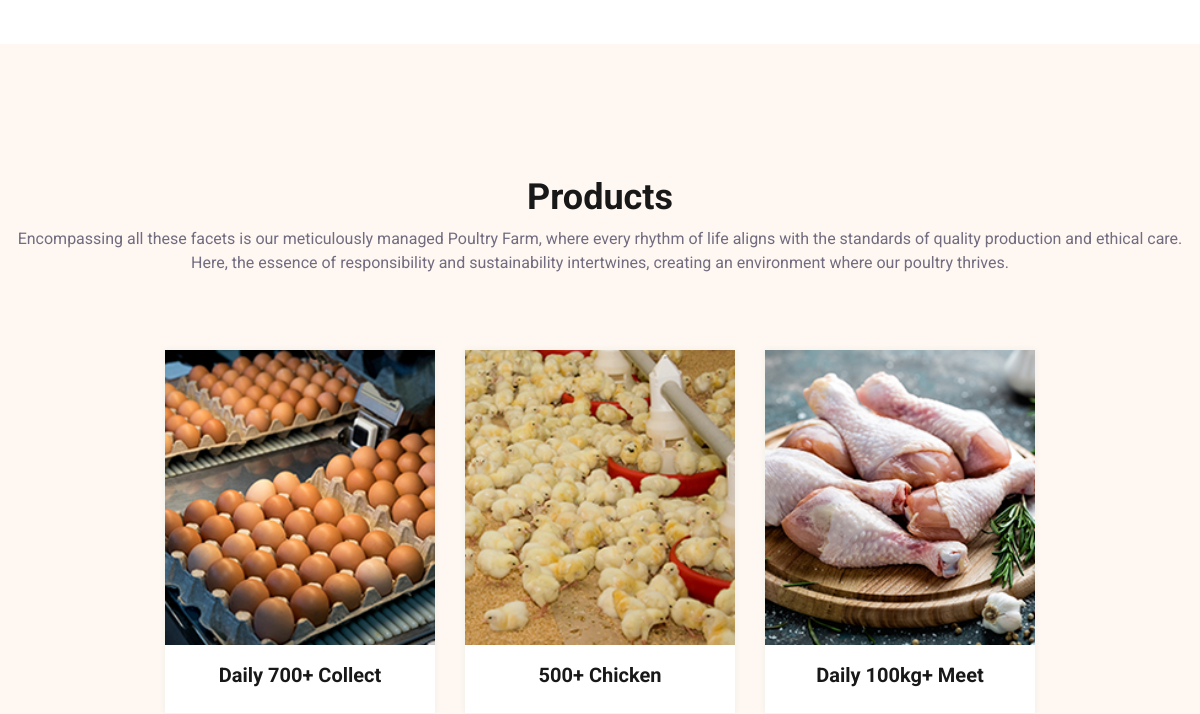
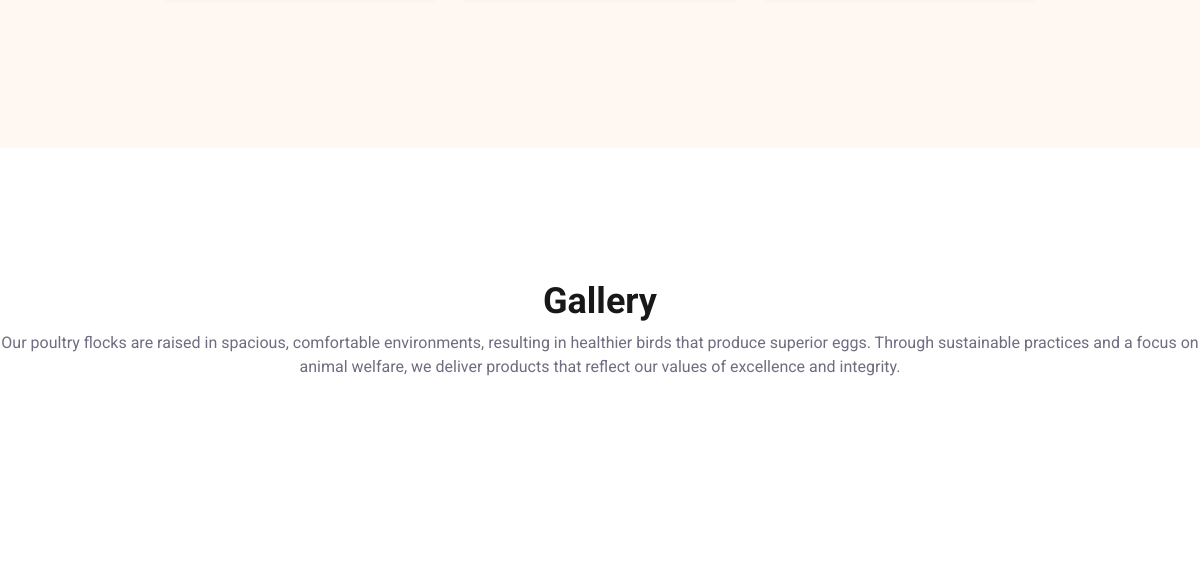
The page /sanjana2/ (middle part) on the database as committed earlier (2 pictures, top to bottom).
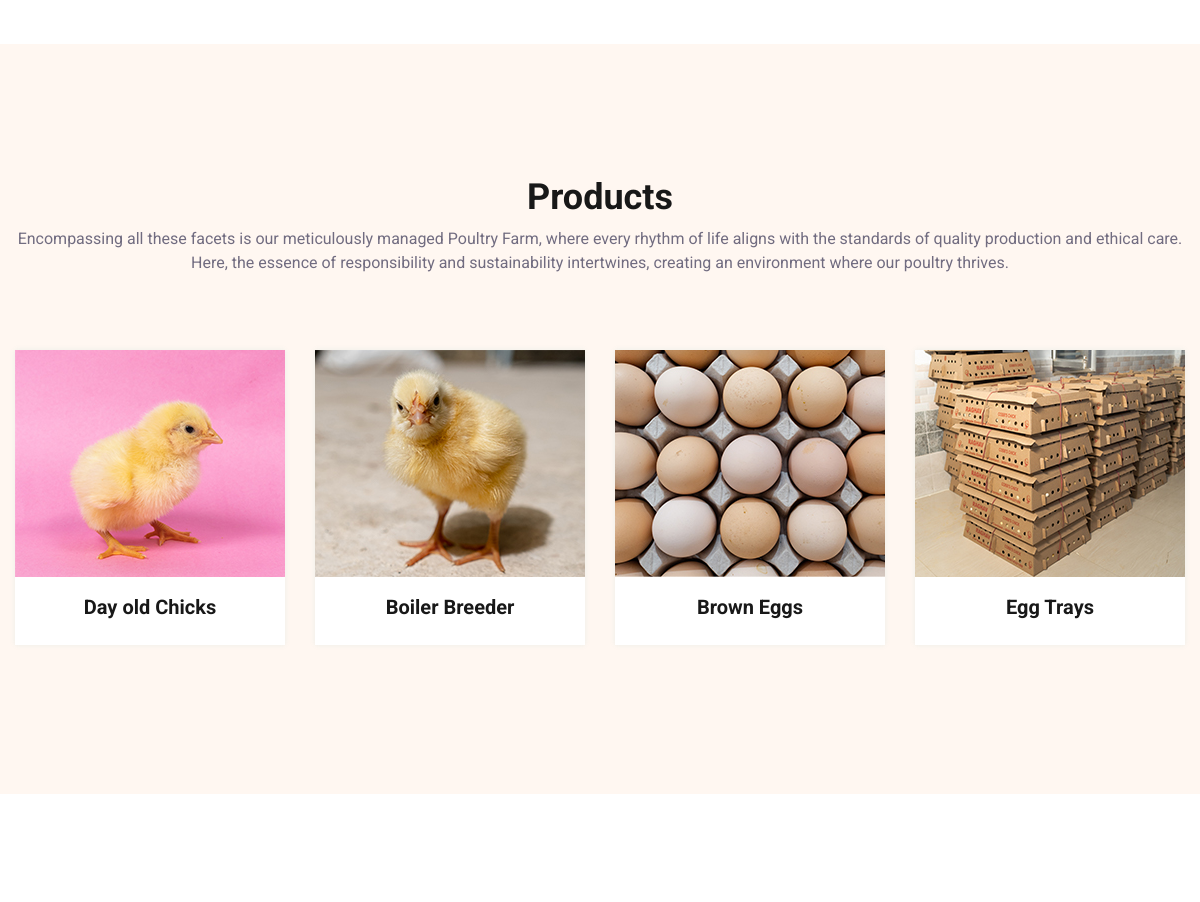
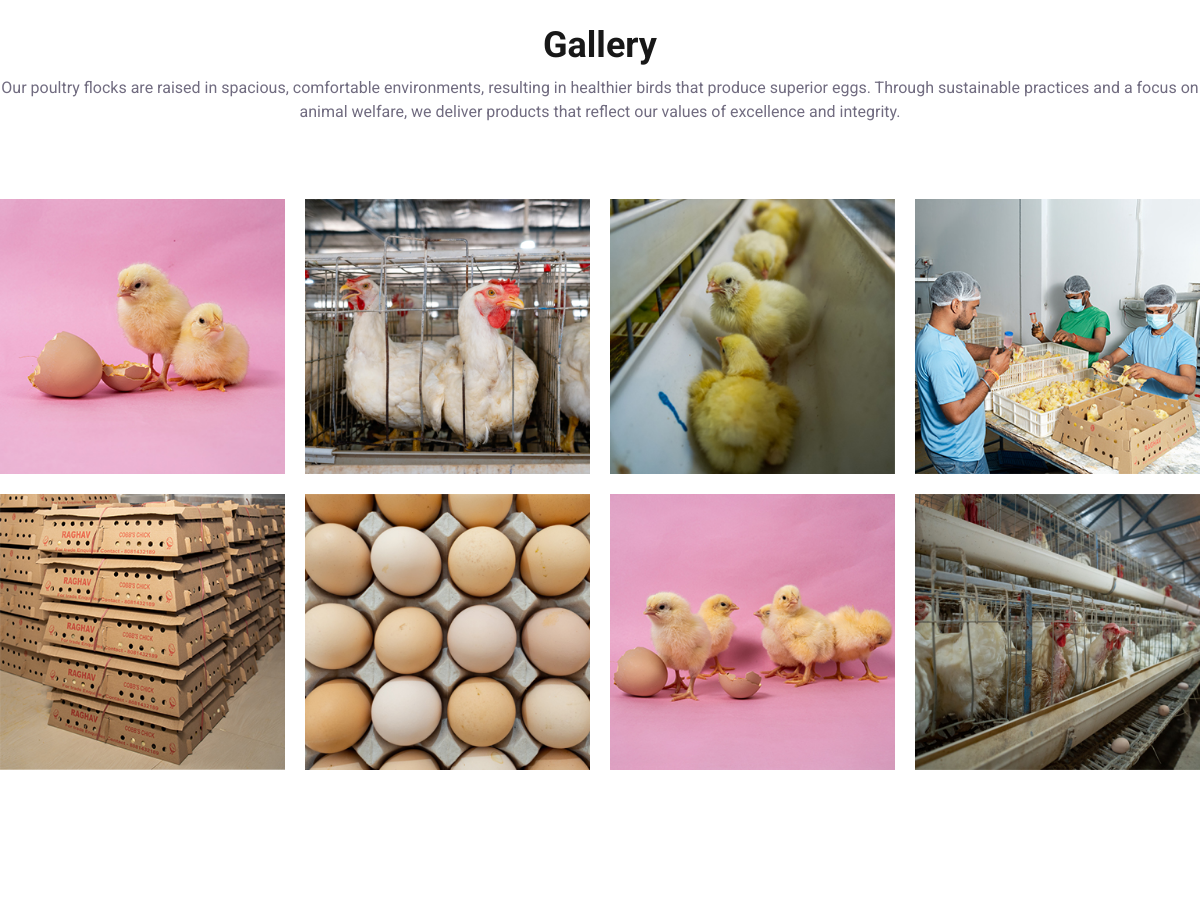
The same page on the database as committed later (2 pictures, top to bottom).
### app1/models.py (models this page shows)
class Product2(models.Model):
    product_name = models.CharField(max_length=70)
    product_des = models.TextField()
    category = models.CharField(max_length=50)
    subcategory = models.CharField(max_length=50)
    price = models.CharField(max_length=50)
    del_price = models.CharField(max_length=50)
    pub_date = models.DateField()
    Product_image = models.ImageField(upload_to='app1/media/product2')
    Product_icon = models.ImageField(upload_to='app1/media/product2')
    last_modified = models.DateTimeField(auto_now_add = True)
    def __str__(self):
        return self.product_name

class Gallerysa(models.Model):
      image = models.ImageField(upload_to='app1/media/gallerysa')

### app1/views.py (the view)
# urls.py: path("sanjana2/", views.sanjana2, name="sanjana2" ) ,                                         # sanjana
def sanjana2(request):
    product2Data = Product2.objects.all()
    servicesData=Service.objects.all()[4:8]
    gallerysaData = Gallerysa.objects.all()
    productsData = Product.objects.all()
    print(product2Data)
    Context = {
            'product2Data':product2Data,
            'servicesData':servicesData,
            'gallerysaData':gallerysaData,
            'productsData':productsData,
         }
    return render(request,"sanjana-agro.html",Context)

### app1/templates/sanjana-agro.html (shortened to what this page needs)
{% extends 'base3.html' %}
{% load static %}
{% block content %}
<!DOCTYPE html>
<html lang="en">
	<section class="service-section padding-tb">
	</section>
<section class="product-section relative padding-tb bg-ash">
	<div class="container">
		<div class="row justify-content-center">
			<div class="col-12">
				<div class="section-header">
					<h3>Products</h3>
					<p>Encompassing all these facets is our meticulously managed Poultry Farm, where every rhythm of life aligns with the standards of quality production and ethical care. Here, the essence of responsibility and sustainability intertwines, creating an environment where our poultry thrives. </p>
				</div>
			</div>
			<div class="col-12">
				<div class="section-wrapper">
					<div class="row justify-content-center mb-15-none">
						{% for n in product2Data %}
						<div class="col-xl-3 col-lg-4 col-sm-6 col-12">
							<div class="product-item-2">
								<div class="product-inner">
									<div class="product-thumb">
										<img src="{{n.Product_image.url}}" alt="produc">
									</div>
									<div class="product-content">
										<a href="#">
											<h6>{{n.product_name}}</h6>
										</a>
									</div>
								</div>
							</div>
						</div>
						{% endfor %}
					</div>
				</div>
			</div>
		</div>
	</div>
</section>
<section class="gallery-section padding-tb">
	<div class="container-fluid p-0 m-0">
		<div class="row">
			<div class="col-12">
				<div class="section-header">
					<h3>Gallery</h3>
					<p>Our poultry flocks are raised in spacious, comfortable environments, resulting in healthier birds that produce superior eggs. Through sustainable practices and a focus on animal welfare, we deliver products that reflect our values of excellence and integrity. </p>
				</div>
			</div>
			<div class="col-12">
				<div class="gallery-content">
					<div class="gallery-grid text-center">
						{% for n in gallerysaData %}
						<a href="{{n.image}}" data-rel="lightcase:myCollection:slideshow" class="grid-image">
							<img src="{{n.image.url}}" alt="gallery-image">
						</a>
						{% endfor %}
					</div>
				</div>
			</div>
		</div>
	</div>
</section>
</html>
{% endblock %}

Rows that differ between the two databases and show on the page:
removed Product2: Product_image (picture), product_name "Daily 700+ Collect"
removed Product2: Product_image (picture), product_name "500+ Chicken"
removed Product2: Product_image (picture), product_name "Daily 100kg+ Meet"
added Product2: Product_image (picture), product_name "Day old Chicks"
added Product2: Product_image (picture), product_name "Boiler Breeder"
added Product2: Product_image (picture), product_name "Brown Eggs"
added Product2: Product_image (picture), product_name "Egg Trays"
added Gallerysa: image (picture)
added Gallerysa: image (picture)
added Gallerysa: image (picture)
added Gallerysa: image (picture)
added Gallerysa: image (picture)
added Gallerysa: image (picture)
added Gallerysa: image (picture)
added Gallerysa: image (picture)
